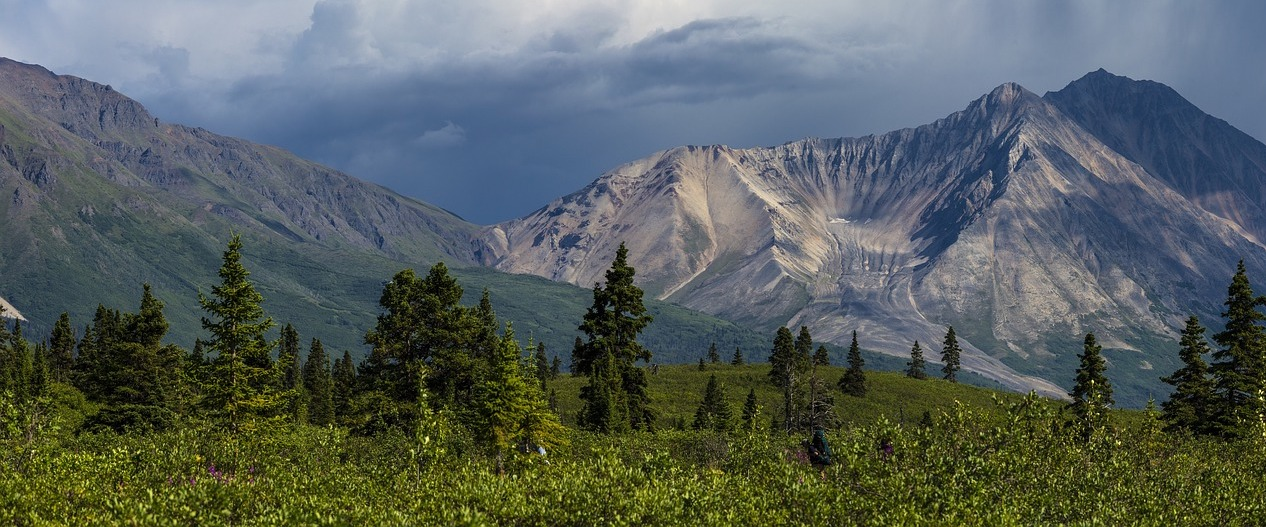
#> input picture proj2/left.jpg, 1266 x 527 px
$ python task1.py
#> lines starting #> are read from the running program, lines starting #| are printed output that depends on the picture; after the words box and inside, x2 and y2 are one past the last pixel; in counts of white or black regions, pixels touching at a corner belong together
#> further down, left_img is the input picture: shape (527, 1266, 3); mean B, G, R 93.8, 96.7, 87.5
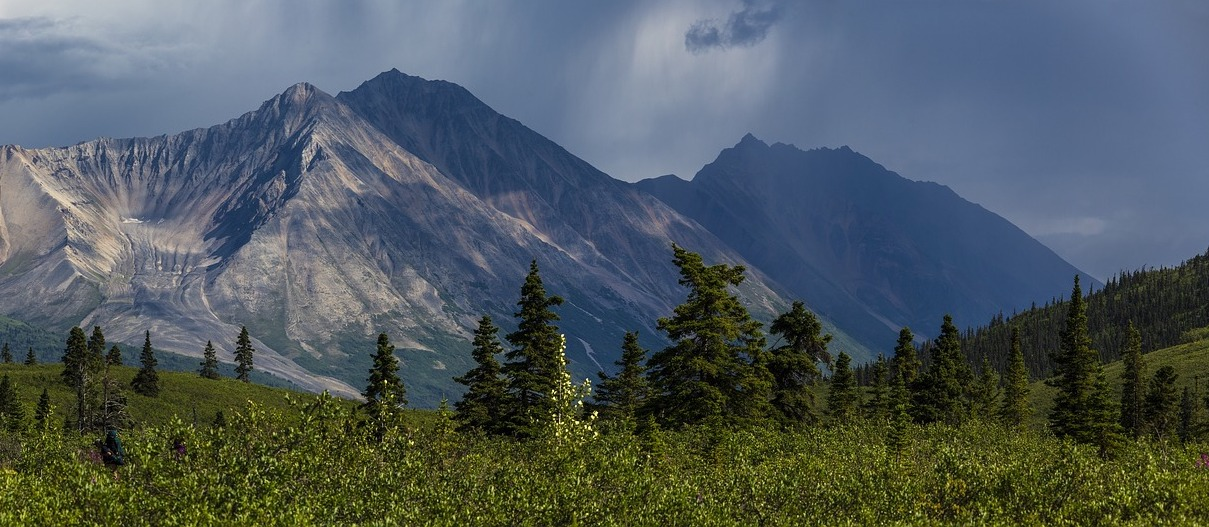
#> input picture proj2/right.jpg, 1209 x 527 px
#> further down, right_img is the input picture: shape (527, 1209, 3); mean B, G, R 93.3, 89.9, 79.3
"""
Image Stitching Problem
(Due date: Nov. 9, 11:59 P.M., 2020)
The goal of this task is to stitch two images of overlap into one image.
To this end, you need to find feature points of interest in one image, and then find
the corresponding ones in another image. After this, you can simply stitch the two images
by aligning the matched feature points.
For simplicity, the input two images are only clipped along the horizontal direction, which
means you only need to find the corresponding features in the same rows to achieve image stiching.

Do NOT modify the code provided to you.
You are allowed use APIs provided by numpy and opencv, except “cv2.findHomography()” and
APIs that have “stitch”, “Stitch”, “match” or “Match” in their names, e.g., “cv2.BFMatcher()” and
“cv2.Stitcher.create()”.
"""
import cv2
import numpy as np
import random


def solution(left_img, right_img):
    """
    :param left_img:
    :param right_img:
    :return: you need to return the result image which is stitched by left_img and right_img
    """
    # Some of the codes are adapted from: https://docs.opencv.org/master/d1/de0/tutorial_py_feature_homography.html
    right = cv2.cvtColor(right_img, cv2.COLOR_BGR2GRAY)
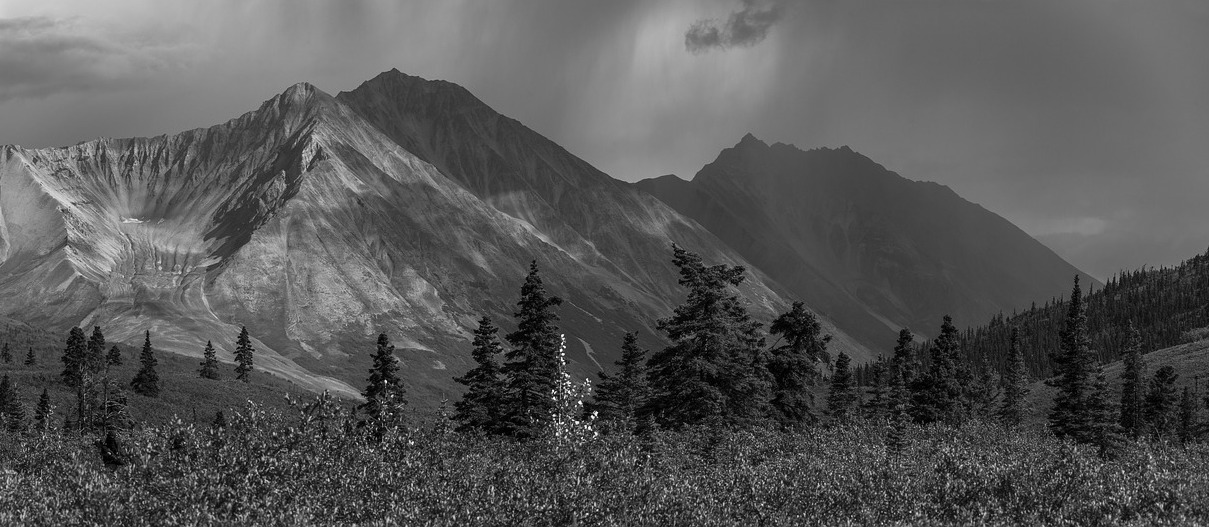
#> right: shape (527, 1209); min 0, max 253, mean 87.2
    left = cv2.cvtColor(left_img, cv2.COLOR_BGR2GRAY)
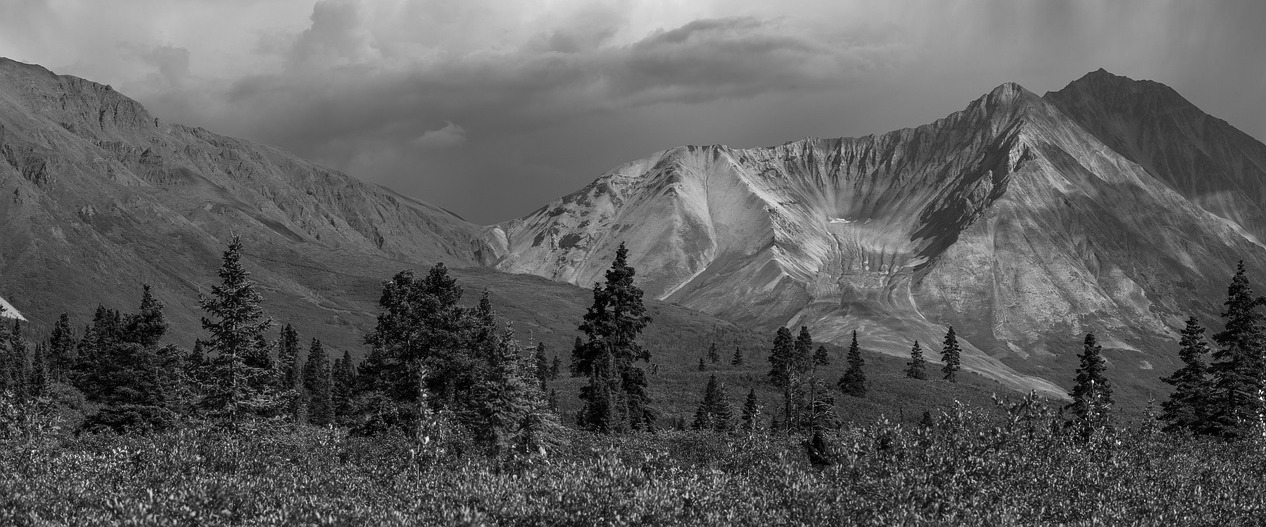
#> left: shape (527, 1266); min 0, max 251, mean 93.6

    # find key points
    sift = cv2.xfeatures2d.SIFT_create()
    right_kp, right_des = sift.detectAndCompute(right, None)
#> right_kp = 3702 keypoints; strongest (x, y, size): (386, 381, 1.8), (561, 350, 1.8), (563, 354, 1.8), (554, 415, 1.8)
    left_kp, left_des = sift.detectAndCompute(left, None)
#> left_kp = 4625 keypoints; strongest (x, y, size): (1261, 415, 1.8), (427, 439, 2.7), (424, 395, 2.2), (514, 476, 2.5)

    # get match points index with distance lower than 10 ---- hand writen, so it take time
    matched_points_index = []
    len_img = len(left_des)
#> len_img = 4625
    for left_pos in range(len_img-1,int(len_img/5*4),-1):
        distance = list(map(np.linalg.norm, left_des[left_pos] - right_des))
        dis = min(distance)
        best_position = distance.index(dis)
        if dis < 10:
            matched_points_index.append([left_kp[left_pos], right_kp[best_position]])
            if len(matched_points_index) > 40:
                break
#> this loop made 478 passes
#> (dis, best_position) on passes 1 to 3: (327.8, 2843), (254.4, 1998), (218.8, 1995)
#> after the loop, matched_points_index = 41 items

    # find the matched points by index that we get above
    # Some of the codes are adapted from: https://docs.opencv.org/master/d1/de0/tutorial_py_feature_homography.html
    src_pts = np.float32([p[1].pt for p in matched_points_index]).reshape(-1, 1, 2)
#> src_pts = 41 rows, first 8: [541, 503.5], [528.1, 226.8], [528.1, 226.8], [525.1, 290], [522.6, 429], [521.3, 436.6], [521.2, 358.9], [519.4, 308.1]
    dst_pts = np.float32([p[0].pt for p in matched_points_index]).reshape(-1, 1, 2)
#> dst_pts = 41 rows, first 8: [1248, 503.6], [1235.1, 226.8], [1235.1, 226.8], [1232, 290], [1229.6, 429], [1228.4, 436.6], [1228.2, 358.9], [1226.4, 308.1]

    # get Homography matrix
    H, _ = cv2.findHomography(src_pts, dst_pts, cv2.RANSAC, 5.0)
#> H = [[1, -0.000937, 707.1], [2.38e-05, 1, 0.0532], [6.63e-08, -7.84e-07, 1]]

    # wrap the image with Homography matrix
    # Some of the codes are adapted from: https://docs.opencv.org/master/d1/de0/tutorial_py_feature_homography.html
    warped_img = cv2.warpPerspective(right_img, H, (left_img.shape[1] + right_img.shape[1], left_img.shape[0]))
    warped_img[0:left_img.shape[0], 0:left_img.shape[1]] = left_img
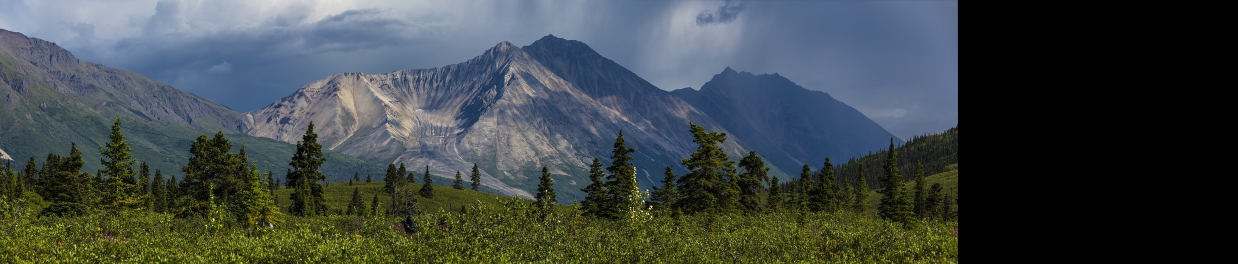
#> warped_img: shape (527, 2475, 3) (shown at 1/2 size); mean B, G, R 71.5, 71.4, 63.5

    # define a function to crop the black area of the image
    def crop_black(img):
        # Some of the codes are adapted from: https://stackoverflow.com/questions/13538748/crop-black-edges-with-opencv
        gray = cv2.cvtColor(img, cv2.COLOR_BGR2GRAY)
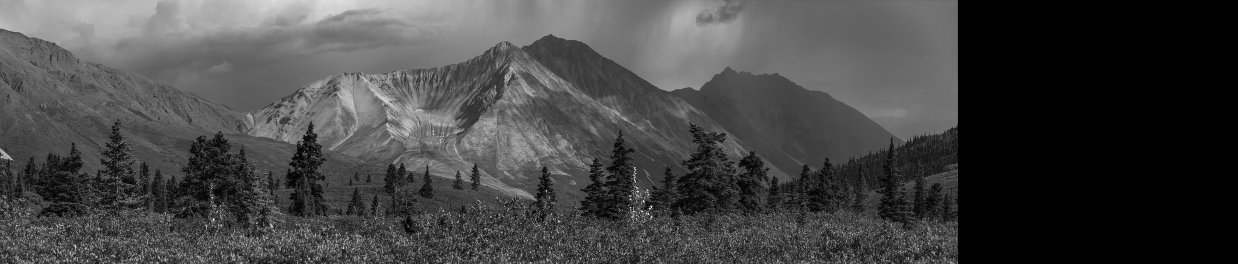
#> gray: shape (527, 2475) (shown at 1/2 size); min 0, max 253, mean 69.1
        _, thresh = cv2.threshold(gray, 1, 255, cv2.THRESH_BINARY)
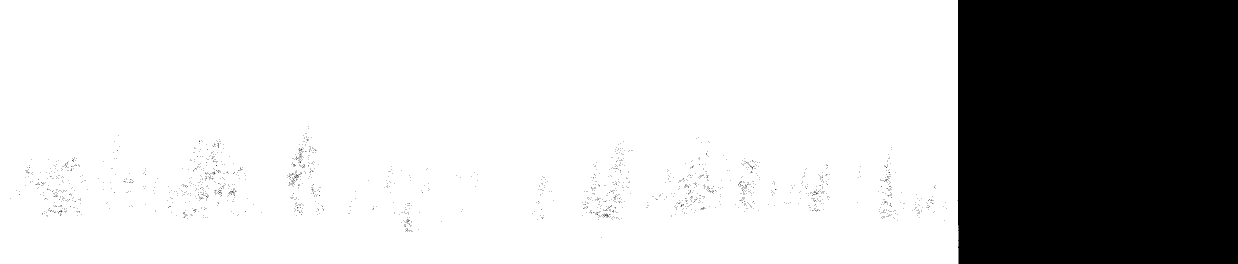
#> thresh: shape (527, 2475) (shown at 1/2 size); 77.2% white; 1806 black regions (1804 under 20 px)
        contours, hierarchy = cv2.findContours(thresh, cv2.RETR_EXTERNAL, cv2.CHAIN_APPROX_SIMPLE)
#> contours = 1 contour; box (x1, y1, x2, y2) and area: (0, 0, 1917, 527) 1007360
        cnt = contours[0]
#> cnt = contour of 19 points, box (x1, y1, x2, y2) (0, 0, 1917, 527), area 1007360
        x, y, w, h = cv2.boundingRect(cnt)
#> x = 0; y = 0; w = 1917; h = 527
        crop = img[y:y + h, x:x + w]
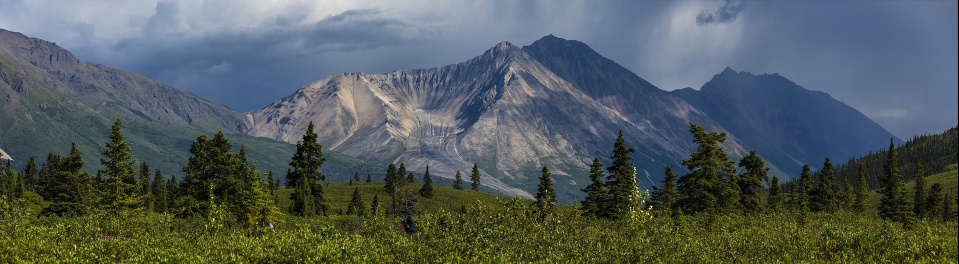
#> crop: shape (527, 1917, 3) (shown at 1/2 size); mean B, G, R 92.3, 92.2, 82
        return crop

    cropped = crop_black(warped_img)
    return cropped


if __name__ == "__main__":
    left_img = cv2.imread('left.jpg')
    right_img = cv2.imread('right.jpg')
    result_image = solution(left_img, right_img)
    cv2.imwrite('results/task1_result.jpg',result_image)
